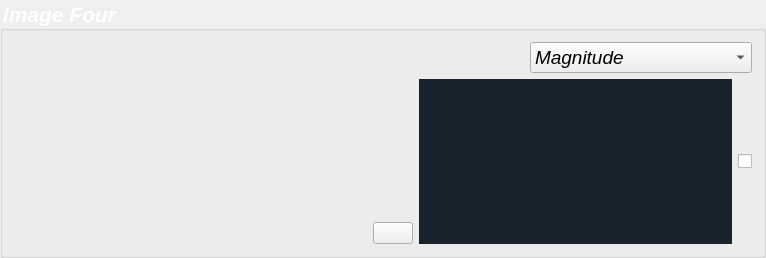
         <widget class="QGroupBox" name="groupBox_8">
          <property name="font">
           <font>
            <pointsize>16</pointsize>
            <italic>true</italic>
            <bold>true</bold>
           </font>
          </property>
          <property name="styleSheet">
           <string notr="true">color: rgb(255, 255, 255);</string>
          </property>
          <property name="title">
           <string>Image Four</string>
          </property>
          <layout class="QVBoxLayout" name="verticalLayout_10">
           <item>
            <layout class="QHBoxLayout" name="horizontalLayout_15">
             <item>
              <spacer name="horizontalSpacer_6">
               <property name="orientation">
                <enum>Qt::Horizontal</enum>
               </property>
               <property name="sizeHint" stdset="0">
                <size>
                 <width>40</width>
                 <height>20</height>
                </size>
               </property>
              </spacer>
             </item>
             <item>
              <widget class="QComboBox" name="image4Cmbx">
               <property name="font">
                <font>
                 <family>Segoe UI</family>
                 <pointsize>14</pointsize>
                 <italic>true</italic>
                 <bold>false</bold>
                </font>
               </property>
               <property name="styleSheet">
                <string notr="true">color: rgb(0, 0, 0);</string>
               </property>
               <property name="image" stdset="0">
                <number>1</number>
               </property>
               <item>
                <property name="text">
                 <string>Magnitude</string>
                </property>
               </item>
               <item>
                <property name="text">
                 <string>Phase</string>
                </property>
               </item>
               <item>
                <property name="text">
                 <string>Real Component</string>
                </property>
               </item>
               <item>
                <property name="text">
                 <string>Imaginary Component</string>
                </property>
               </item>
              </widget>
             </item>
            </layout>
           </item>
           <item>
            <layout class="QHBoxLayout" name="horizontalLayout_16">
             <item>
              <spacer name="horizontalSpacer_7">
               <property name="orientation">
                <enum>Qt::Horizontal</enum>
               </property>
               <property name="sizeType">
                <enum>QSizePolicy::Minimum</enum>
               </property>
               <property name="sizeHint" stdset="0">
                <size>
                 <width>40</width>
                 <height>20</height>
                </size>
               </property>
              </spacer>
             </item>
             <item>
              <widget class="ImageView" name="imageFourOrigin" native="true">
               <property name="sizePolicy">
                <sizepolicy hsizetype="Minimum" vsizetype="Minimum">
                 <horstretch>0</horstretch>
                 <verstretch>0</verstretch>
                </sizepolicy>
               </property>
               <property name="minimumSize">
                <size>
                 <width>313</width>
                 <height>165</height>
                </size>
               </property>
               <property name="maximumSize">
                <size>
                 <width>16777215</width>
                 <height>16777215</height>
                </size>
               </property>
               <property name="sizeIncrement">
                <size>
                 <width>0</width>
                 <height>0</height>
                </size>
               </property>
               <property name="toolTip">
                <string>press here to load the photo</string>
               </property>
               <property name="styleSheet">
                <string notr="true">background-color:#19232D;
\ncolor: rgb(0, 0, 0);</string>
               </property>
              </widget>
             </item>
             <item>
              <layout class="QVBoxLayout" name="verticalLayout_12">
               <item>
                <spacer name="verticalSpacer_6">
                 <property name="orientation">
                  <enum>Qt::Vertical</enum>
                 </property>
                 <property name="sizeHint" stdset="0">
                  <size>
                   <width>20</width>
                   <height>40</height>
                  </size>
                 </property>
                </spacer>
               </item>
               <item>
                <widget class="QPushButton" name="ResetBtn_4">
                 <property name="sizePolicy">
                  <sizepolicy hsizetype="Maximum" vsizetype="Fixed">
                   <horstretch>0</horstretch>
                   <verstretch>0</verstretch>
                  </sizepolicy>
                 </property>
                 <property name="minimumSize">
                  <size>
                   <width>20</width>
                   <height>0</height>
                  </size>
                 </property>
                 <property name="toolTip">
                  <string>restart</string>
                 </property>
                 <property name="styleSheet">
                  <string notr="true">color: rgb(0, 0, 0);</string>
                 </property>
                 <property name="text">
                  <string/>
                 </property>
                 <property name="icon">
                  <iconset>
                   <normaloff>../task1-signal-viewer-dsp_fall23_task1_team16/Resources/icons8-restart-40.png</normaloff>../task1-signal-viewer-dsp_fall23_task1_team16/Resources/icons8-restart-40.png</iconset>
                 </property>
                 <property name="iconSize">
                  <size>
                   <width>16</width>
                   <height>16</height>
                  </size>
                 </property>
                </widget>
               </item>
              </layout>
             </item>
             <item>
              <widget class="ImageView" name="imageFourOrigin_2" native="true">
               <property name="sizePolicy">
                <sizepolicy hsizetype="Minimum" vsizetype="Minimum">
                 <horstretch>0</horstretch>
                 <verstretch>0</verstretch>
                </sizepolicy>
               </property>
               <property name="minimumSize">
                <size>
                 <width>313</width>
                 <height>165</height>
                </size>
               </property>
               <property name="maximumSize">
                <size>
                 <width>16777215</width>
                 <height>16777215</height>
                </size>
               </property>
               <property name="sizeIncrement">
                <size>
                 <width>0</width>
                 <height>0</height>
                </size>
               </property>
               <property name="styleSheet">
                <string notr="true">background-color:#19232D;</string>
               </property>
              </widget>
             </item>
             <item>
              <widget class="QCheckBox" name="checkBox_4">
               <property name="sizePolicy">
                <sizepolicy hsizetype="Fixed" vsizetype="Fixed">
                 <horstretch>0</horstretch>
                 <verstretch>0</verstretch>
                </sizepolicy>
               </property>
               <property name="font">
                <font>
                 <pointsize>6</pointsize>
                </font>
               </property>
               <property name="toolTip">
                <string>Enable ROI</string>
               </property>
               <property name="styleSheet">
                <string notr="true">
color: rgb(0, 0, 0);</string>
               </property>
               <property name="text">
                <string/>
               </property>
              </widget>
             </item>
            </layout>
           </item>
          </layout>
         </widget>
